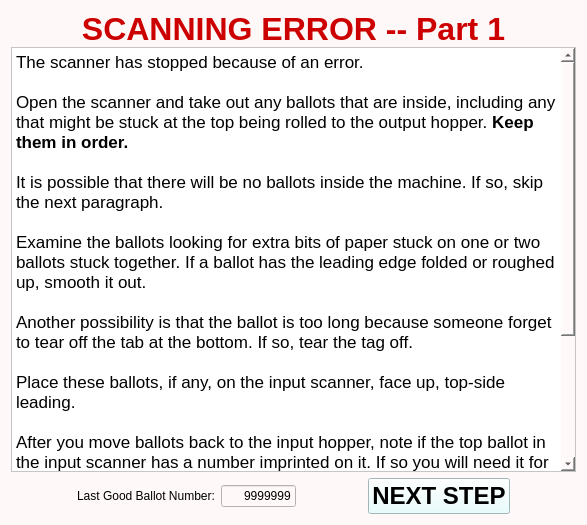
<?xml version="1.0" encoding="UTF-8"?>
<ui version="4.0">
 <class>Form</class>
 <widget class="QWidget" name="Form">
  <property name="geometry">
   <rect>
    <x>0</x>
    <y>0</y>
    <width>587</width>
    <height>525</height>
   </rect>
  </property>
  <property name="windowTitle">
   <string>Form</string>
  </property>
  <property name="styleSheet">
   <string notr="true">background-color: rgb(255, 248, 248);</string>
  </property>
  <layout class="QHBoxLayout" name="horizontalLayout_3">
   <item>
    <layout class="QVBoxLayout" name="verticalLayout">
     <item>
      <widget class="QLabel" name="label">
       <property name="minimumSize">
        <size>
         <width>0</width>
         <height>10</height>
        </size>
       </property>
       <property name="maximumSize">
        <size>
         <width>16777215</width>
         <height>30</height>
        </size>
       </property>
       <property name="text">
        <string>&lt;html&gt;&lt;head/&gt;&lt;body&gt;&lt;p&gt;&lt;span style=&quot; font-size:24pt; font-weight:600; color:#cc0000;&quot;&gt;SCANNING ERROR -- Part 1&lt;/span&gt;&lt;/p&gt;&lt;/body&gt;&lt;/html&gt;</string>
       </property>
       <property name="textFormat">
        <enum>Qt::RichText</enum>
       </property>
       <property name="alignment">
        <set>Qt::AlignCenter</set>
       </property>
      </widget>
     </item>
     <item>
      <widget class="QTextBrowser" name="instructionsTB">
       <property name="acceptDrops">
        <bool>false</bool>
       </property>
       <property name="styleSheet">
        <string notr="true">background-color: rgb(255, 255, 255);</string>
       </property>
       <property name="inputMethodHints">
        <set>Qt::ImhNone</set>
       </property>
       <property name="sizeAdjustPolicy">
        <enum>QAbstractScrollArea::AdjustToContentsOnFirstShow</enum>
       </property>
       <property name="html">
        <string>&lt;!DOCTYPE HTML PUBLIC &quot;-//W3C//DTD HTML 4.0//EN&quot; &quot;http://www.w3.org/TR/REC-html40/strict.dtd&quot;&gt;
&lt;html&gt;&lt;head&gt;&lt;meta name=&quot;qrichtext&quot; content=&quot;1&quot; /&gt;&lt;style type=&quot;text/css&quot;&gt;
p, li { white-space: pre-wrap; }
&lt;/style&gt;&lt;/head&gt;&lt;body style=&quot; font-family:'.SF NS Text'; font-size:13pt; font-weight:400; font-style:normal;&quot;&gt;
&lt;p style=&quot; margin-top:0px; margin-bottom:0px; margin-left:0px; margin-right:0px; -qt-block-indent:0; text-indent:0px;&quot;&gt;The scanner has stopped because of an error. &lt;/p&gt;
&lt;p style=&quot;-qt-paragraph-type:empty; margin-top:0px; margin-bottom:0px; margin-left:0px; margin-right:0px; -qt-block-indent:0; text-indent:0px;&quot;&gt;&lt;br /&gt;&lt;/p&gt;
&lt;p style=&quot; margin-top:0px; margin-bottom:0px; margin-left:0px; margin-right:0px; -qt-block-indent:0; text-indent:0px;&quot;&gt;Open the scanner and take out any ballots that are inside, including any that might be stuck at the top being rolled to the output hopper. &lt;span style=&quot; font-weight:600;&quot;&gt;Keep them in order.&lt;/span&gt; &lt;/p&gt;
&lt;p style=&quot;-qt-paragraph-type:empty; margin-top:0px; margin-bottom:0px; margin-left:0px; margin-right:0px; -qt-block-indent:0; text-indent:0px;&quot;&gt;&lt;br /&gt;&lt;/p&gt;
&lt;p style=&quot; margin-top:0px; margin-bottom:0px; margin-left:0px; margin-right:0px; -qt-block-indent:0; text-indent:0px;&quot;&gt;It is possible that there will be no ballots inside the machine. If so, skip the next paragraph.&lt;/p&gt;
&lt;p style=&quot;-qt-paragraph-type:empty; margin-top:0px; margin-bottom:0px; margin-left:0px; margin-right:0px; -qt-block-indent:0; text-indent:0px;&quot;&gt;&lt;br /&gt;&lt;/p&gt;
&lt;p style=&quot; margin-top:0px; margin-bottom:0px; margin-left:0px; margin-right:0px; -qt-block-indent:0; text-indent:0px;&quot;&gt;Examine the ballots looking for extra bits of paper stuck on one or two ballots stuck together. If a ballot has the leading edge folded or roughed up, smooth it out. &lt;/p&gt;
&lt;p style=&quot;-qt-paragraph-type:empty; margin-top:0px; margin-bottom:0px; margin-left:0px; margin-right:0px; -qt-block-indent:0; text-indent:0px;&quot;&gt;&lt;br /&gt;&lt;/p&gt;
&lt;p style=&quot; margin-top:0px; margin-bottom:0px; margin-left:0px; margin-right:0px; -qt-block-indent:0; text-indent:0px;&quot;&gt;Another possibility is that the ballot is too long because someone forget to tear off the tab at the bottom. If so, tear the tag off.&lt;/p&gt;
&lt;p style=&quot;-qt-paragraph-type:empty; margin-top:0px; margin-bottom:0px; margin-left:0px; margin-right:0px; -qt-block-indent:0; text-indent:0px;&quot;&gt;&lt;br /&gt;&lt;/p&gt;
&lt;p style=&quot; margin-top:0px; margin-bottom:0px; margin-left:0px; margin-right:0px; -qt-block-indent:0; text-indent:0px;&quot;&gt;Place these ballots, if any, on the input scanner, face up, top-side leading.&lt;/p&gt;
&lt;p style=&quot;-qt-paragraph-type:empty; margin-top:0px; margin-bottom:0px; margin-left:0px; margin-right:0px; -qt-block-indent:0; text-indent:0px;&quot;&gt;&lt;br /&gt;&lt;/p&gt;
&lt;p style=&quot; margin-top:0px; margin-bottom:0px; margin-left:0px; margin-right:0px; -qt-block-indent:0; text-indent:0px;&quot;&gt;After you move ballots back to the input hopper, note if the top ballot in the input scanner has a number imprinted on it. If so you will need it for the next step.&lt;/p&gt;
&lt;p style=&quot;-qt-paragraph-type:empty; margin-top:0px; margin-bottom:0px; margin-left:0px; margin-right:0px; -qt-block-indent:0; text-indent:0px;&quot;&gt;&lt;br /&gt;&lt;/p&gt;
&lt;p style=&quot; margin-top:0px; margin-bottom:0px; margin-left:0px; margin-right:0px; -qt-block-indent:0; text-indent:0px;&quot;&gt;Close the scanner.&lt;/p&gt;
&lt;p style=&quot;-qt-paragraph-type:empty; margin-top:0px; margin-bottom:0px; margin-left:0px; margin-right:0px; -qt-block-indent:0; text-indent:0px;&quot;&gt;&lt;br /&gt;&lt;/p&gt;
&lt;p style=&quot; margin-top:0px; margin-bottom:0px; margin-left:0px; margin-right:0px; -qt-block-indent:0; text-indent:0px;&quot;&gt;Click Next Step to proceed.&lt;/p&gt;
&lt;p style=&quot;-qt-paragraph-type:empty; margin-top:0px; margin-bottom:0px; margin-left:0px; margin-right:0px; -qt-block-indent:0; text-indent:0px;&quot;&gt;&lt;br /&gt;&lt;/p&gt;
&lt;p style=&quot; margin-top:0px; margin-bottom:0px; margin-left:0px; margin-right:0px; -qt-block-indent:0; text-indent:0px;&quot;&gt;&lt;span style=&quot; font-style:italic; color:#9d0000;&quot;&gt;Hint: if you are seeing a lot of &amp;quot;double feeds&amp;quot; where two ballots are both inside the machine, check the paper thickness setting on the front of the scanner.&lt;/span&gt;&lt;/p&gt;&lt;/body&gt;&lt;/html&gt;</string>
       </property>
      </widget>
     </item>
     <item>
      <layout class="QHBoxLayout" name="horizontalLayout">
       <item>
        <layout class="QHBoxLayout" name="horizontalLayout_2"/>
       </item>
       <item>
        <spacer name="horizontalSpacer_2">
         <property name="orientation">
          <enum>Qt::Horizontal</enum>
         </property>
         <property name="sizeHint" stdset="0">
          <size>
           <width>40</width>
           <height>20</height>
          </size>
         </property>
        </spacer>
       </item>
       <item>
        <widget class="QLabel" name="label_2">
         <property name="text">
          <string>Last Good Ballot Number:</string>
         </property>
        </widget>
       </item>
       <item>
        <widget class="QLineEdit" name="lineEdit">
         <property name="maximumSize">
          <size>
           <width>75</width>
           <height>16777215</height>
          </size>
         </property>
         <property name="text">
          <string>9999999</string>
         </property>
         <property name="maxLength">
          <number>7</number>
         </property>
         <property name="alignment">
          <set>Qt::AlignRight|Qt::AlignTrailing|Qt::AlignVCenter</set>
         </property>
         <property name="readOnly">
          <bool>true</bool>
         </property>
        </widget>
       </item>
       <item>
        <spacer name="horizontalSpacer">
         <property name="orientation">
          <enum>Qt::Horizontal</enum>
         </property>
         <property name="sizeHint" stdset="0">
          <size>
           <width>40</width>
           <height>20</height>
          </size>
         </property>
        </spacer>
       </item>
       <item>
        <widget class="QPushButton" name="nextStepPB">
         <property name="font">
          <font>
           <pointsize>18</pointsize>
           <weight>75</weight>
           <bold>true</bold>
          </font>
         </property>
         <property name="styleSheet">
          <string notr="true">background-color: rgb(226, 255, 255);</string>
         </property>
         <property name="text">
          <string>NEXT STEP</string>
         </property>
        </widget>
       </item>
       <item>
        <spacer name="horizontalSpacer_3">
         <property name="orientation">
          <enum>Qt::Horizontal</enum>
         </property>
         <property name="sizeHint" stdset="0">
          <size>
           <width>40</width>
           <height>20</height>
          </size>
         </property>
        </spacer>
       </item>
      </layout>
     </item>
    </layout>
   </item>
  </layout>
 </widget>
 <resources/>
 <connections/>
</ui>
